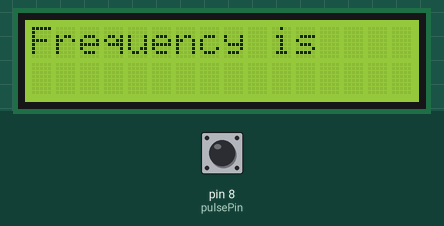
Bench run of a sketch on a simulated Arduino Uno, built with avr-gcc and run on an emulated ATmega328P. Shown: 16×2 character LCD. The inputs (shaded band) are chosen by the test bench; at power-on: pin 8 (pulsePin) LOW. What the sketch prints to the serial monitor is not drawn.

Above: at 6.2 s.
6.3 s: pin 8 (pulsePin) pulsed HIGH 2 times (0.12 s each, 0.3 s apart)
At 7.0 s:
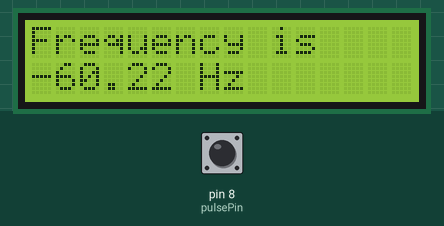
9.9 s: pin 8 (pulsePin) pulled HIGH for 0.15 s
At 11.3 s:
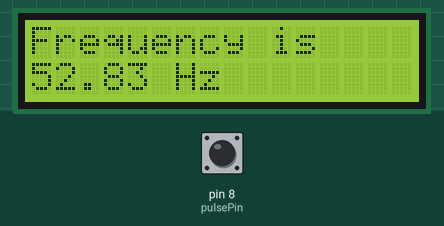
Timing chart, 0 to 12.9 s (numbered marks = the images above; inputs shaded):
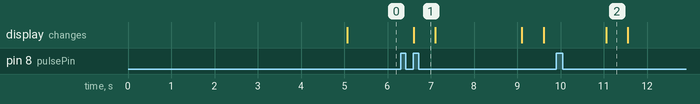

The sketch:

frequency.ino
```cpp
#include <LiquidCrystal.h>

LiquidCrystal lcd(2, 3, 4, 5, 6, 7);

const int pulsePin = 8; // Input signal connected to Pin 8 of Arduino

int pulseHigh; // Integer variable to capture High time of the incoming pulse
int pulseLow; // Integer variable to capture Low time of the incoming pulse
float pulseTotal; // Float variable to capture Total time of the incoming pulse
float frequency; // Calculated Frequency

void setup()

{
    Serial.begin(115200);
    pinMode(pulsePin,INPUT);
    lcd.begin(16, 2);
    lcd.setCursor(0,0);
    lcd.print("IoT Substation");
    delay(5000);
}
void loop()
{
    lcd.setCursor(0,0);
    lcd.print("Frequency is    ");
    lcd.setCursor(0,1);
    lcd.print("                ");

    pulseHigh = pulseIn(pulsePin,HIGH);
    pulseLow = pulseIn(pulsePin,LOW);

    pulseTotal = pulseHigh + pulseLow; // Time period of the pulse in microseconds
    frequency=1000000/pulseTotal; // Frequency in Hertz (Hz)

    lcd.setCursor(0,1);
    lcd.print(frequency);
    Serial.println(frequency);
    lcd.print(" Hz");
    delay(500);
}
```

Measured:
- after the input at 6.3 s, the display: changes after 0.30 s (image 1)
- after the input at 9.9 s, the display: changes after 1.2 s (image 2)
- what the display in image 2 shows lasts 0.5 s, from 11.1 s to 11.6 s
